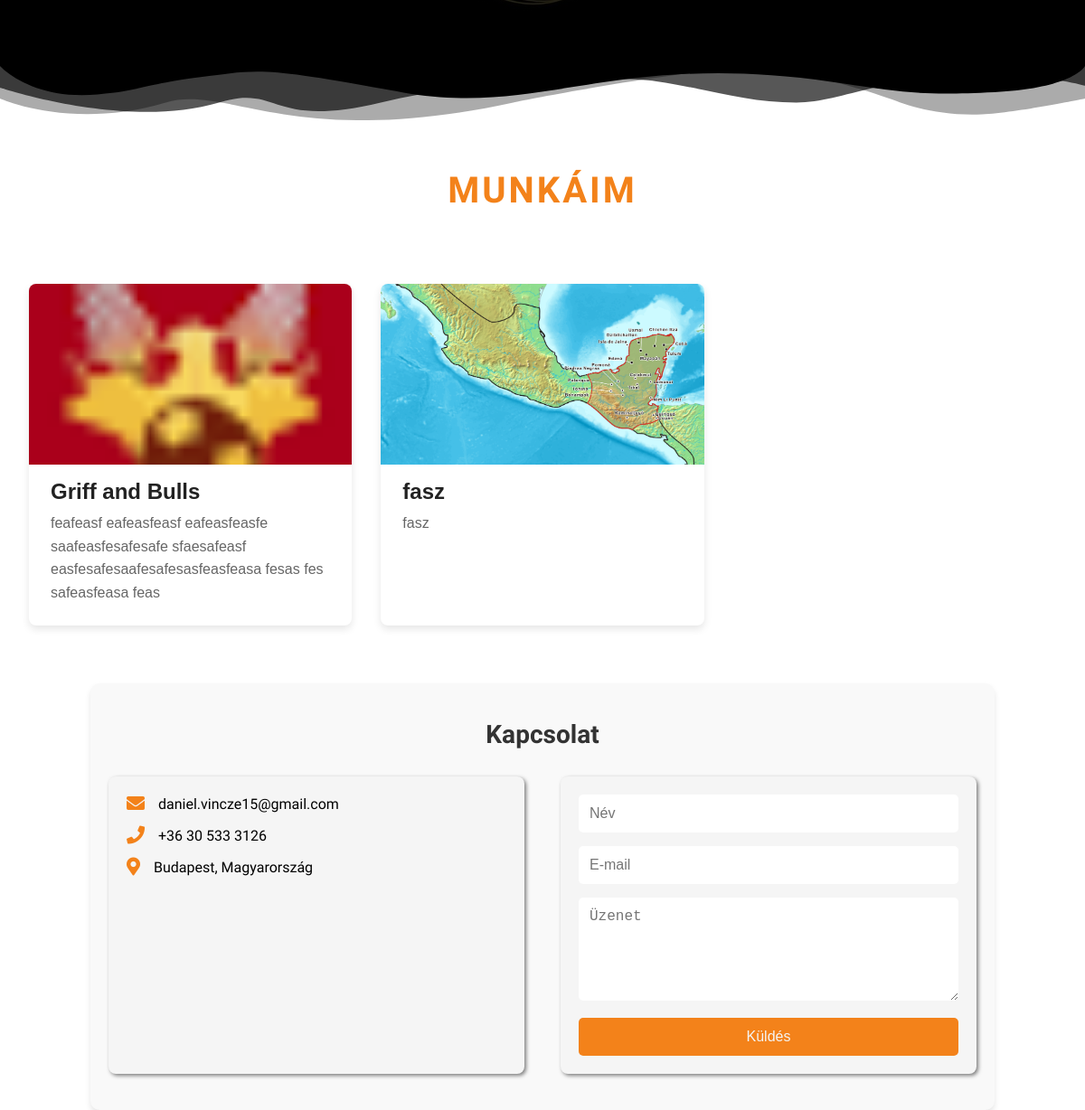
Before: / (lower part) with the older database file.
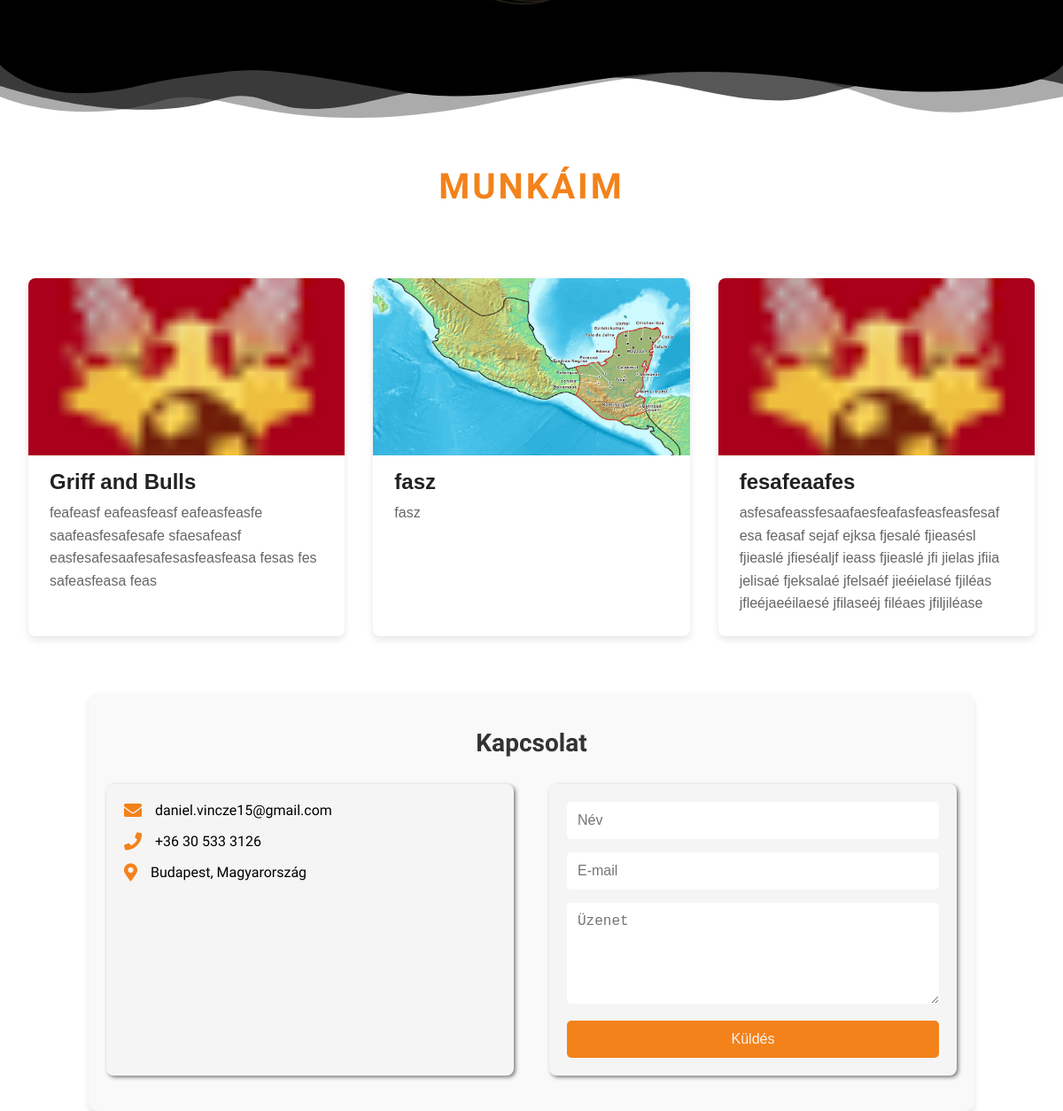
After: the same page with the newer database file.
### webfejlesztes/models.py (models this page shows, shortened)
class Csempe(models.Model):
    title = models.CharField(max_length=100)
    leiras = models.TextField()
    kep = models.ImageField(upload_to='csempék/')  # This will upload to MEDIA_ROOT/csempék/
    link = models.URLField()

### webfejlesztes/views.py (the view)
# urls.py: path('', fooldal, name='fooldal'),
def fooldal(request):
    csempék = Csempe.objects.all()
    if request.method == 'POST':
        form = ContactForm(request.POST)
        if form.is_valid():
            name = form.cleaned_data['name']
            email = form.cleaned_data['email']
            message = form.cleaned_data['message']
            admin_subject = f'Új üzenet a weboldalon: {name}'
            admin_message = f'''
            Név: {name}
            Email: {email}
            Üzenet: {message}
            '''
            send_mail(
                admin_subject,
                admin_message,
                settings.DEFAULT_FROM_EMAIL,
                [settings.CONTACT_EMAIL],  # Ez most a daniel.vincze15@gmail.com lesz
                fail_silently=False,
            )
            reply_subject = 'Köszönjük üzenetét - WebFizz'
            reply_message = f'''
            Kedves {name}!

            Köszönjük, hogy felvette velünk a kapcsolatot!
            Megkaptuk az alábbi üzenetedet:

            "{message}"

            Hamarosan válaszolunk!

            Üdvözlettel,
            A WebFizz csapata
            '''
            EmailMessage(
                reply_subject,
                reply_message,
                settings.DEFAULT_FROM_EMAIL,
                [email],
            ).send()
            messages.success(request, 'Köszönjük üzenetét! Hamarosan válaszolunk.')
            return redirect('fooldal')
        else:
            messages.error(request, 'Hiba történt az üzenet küldése közben. Kérjük, ellenőrizze az adatokat.')
    else:
        form = ContactForm()
    return render(request, 'webfejlesztes/index.html', {
        'csempék': csempék,
        'form': form
    })

### webfejlesztes/forms.py
class ContactForm(forms.Form):
    name = forms.CharField(label='Név', max_length=100, widget=forms.TextInput(attrs={
        'placeholder': 'Név',
        'required': 'required'
    }))
    email = forms.EmailField(label='E-mail', widget=forms.EmailInput(attrs={
        'placeholder': 'E-mail',
        'required': 'required'
    }))
    message = forms.CharField(label='Üzenet', widget=forms.Textarea(attrs={
        'placeholder': 'Üzenet',
        'required': 'required',
        'rows': 5
    }))

### webfejlesztes/templates/webfejlesztes/index.html (shortened to what this page needs)
{% load static %}
<!DOCTYPE html>
<html lang="en">
  <head>
    <link rel="stylesheet" href="{% static 'webfejlesztes/css/szinek.css' %}" />
    <link rel="stylesheet" href="{% static 'webfejlesztes/css/header.css' %}" />
    <link rel="stylesheet" href="{% static 'webfejlesztes/css/masodik-blokk.css' %}" />
    <link rel="stylesheet" href="{% static 'webfejlesztes/css/szolgaltatasok.css' %}" />
    <link rel="stylesheet" href="{% static 'webfejlesztes/css/rolam.css' %}" />
    <link rel="stylesheet" href="{% static 'webfejlesztes/css/munkaim.css' %}" />
    <link rel="stylesheet" href="{% static 'webfejlesztes/css/kapcsolat.css' %}" />
    <link rel="stylesheet" href="https://cdnjs.cloudflare.com/ajax/libs/font-awesome/5.15.4/css/all.min.css" />
  </head>
  <body>
    <main>
      <div class="szolgaltatasok" id="szolgaltatasok">
        <div class="szolgaltatas-csempek">
          <div class="modern-design">
          </div>
        </div>
        <div class="flipped-shape">
        </div>
      </div>
      <div class="munkaim" id="referenciak">
        <div class="munkaim-tartalom">
          <h1 class="munkaim-felirat" id="munkaim-cim">MUNKÁIM</h1>
          {% for csempe in csempék %}
          <div class="munka-csempe">
            <a href="{{ csempe.link }}" target="_blank">
              <img src="{{ csempe.kep.url }}" alt="{{ csempe.title }}" />
            </a>
            <h2 class="munka-cim">{{ csempe.title }}</h2>
            <p class="leiras">{{ csempe.leiras }}</p>
          </div>
          {% endfor %}
        </div>
      </div>
      <div class="kapcsolat" id="kapcsolat">
        <h2 id="kapcsolat-cim">Kapcsolat</h2>
        <div class="contact-container">
          <div class="contact-info">
            <div class="contact-item">
              <i class="fas fa-envelope"></i>
              <span>daniel.vincze15@gmail.com</span>
            </div>
            <div class="contact-item">
              <i class="fas fa-phone"></i>
              <span>+36 30 533 3126</span>
            </div>
            <div class="contact-item">
              <i class="fas fa-map-marker-alt"></i>
              <span id="helyszin">Budapest, Magyarország</span>
            </div>
          </div>
          <form class="contact-form" method="POST">
            {% csrf_token %} {{ form.name }} {{ form.email }} {{ form.message }}
            <button type="submit" name="contact_submit">Küldés</button>
          </form>
        </div>
      </div>
    </main>
  </body>
</html>

### webfejlesztes/static/webfejlesztes/css/szinek.css (style rules this page uses)
:root { --color-primary: #f3821a; --color-white: whitesmoke ; --color-black: #000000; --masik-feher: #f9f9f9; --color-text-dark: #333333; --color-text-medium: #555555; --color-text-light: #aaaaaa; --shadow-text: 1px 1px 3px rgba(0, 0, 0, 0.5); --shadow-text-strong: 2px 2px 4px rgba(0, 0, 0, 0.5); --shadow-box: 0 2px 10px rgba(0, 0, 0, 0.1); --shadow-box-strong: -5px 0 15px rgba(0, 0, 0, 0.1); }

### webfejlesztes/static/webfejlesztes/css/header.css (style rules this page uses)
* { margin: 0; padding: 0; box-sizing: border-box; }
h1 { color: #333333; font-size: 28px; font-weight: 700; letter-spacing: 1px; }

### webfejlesztes/static/webfejlesztes/css/masodik-blokk.css (style rules this page uses)
* { margin: 0; padding: 0; box-sizing: border-box; }

### webfejlesztes/static/webfejlesztes/css/szolgaltatasok.css (style rules this page uses)
.szolgaltatasok { font-family: "Arial", sans-serif; color: white; position: relative; overflow: hidden; padding-top: 50px; padding-bottom: 50px; }
.szolgaltatas-csempek { position: relative; padding: 20px 0; }
.szolgaltatas-csempek::after { content: ""; position: absolute; top: 0; left: 0; right: 0; bottom: 0; background-image: linear-gradient(rgba(0, 0, 0, 0.85), rgba(0, 0, 0, 0.85)), url(../images/fekageci.jpg); background-size: cover; background-position: center; z-index: 1; margin-top: -1px; }
.weboldal-keszietes, .weboldal-szerkesztes, .modern-design { position: relative; transition: transform 0.3s ease; width: 80%; box-sizing: border-box; z-index: 4; padding: 30px 40px; font-family: "Michroma"; font-weight: bolder; font-size: 20px; margin-bottom: 30px; }
.weboldal-keszietes, .modern-design { margin-left: auto; margin-right: 150px; text-align: right; border-left: none; border-radius: 8px 0 0 8px; }

### webfejlesztes/static/webfejlesztes/css/munkaim.css (style rules this page uses)
.munkaim { padding: 4rem 2rem; padding-top: 0; font-family: "Arial", sans-serif; }
.munkaim-tartalom { max-width: 1200px; margin: 0 auto; display: grid; grid-template-columns: repeat(3, 1fr); gap: 2rem; }
.munkaim-felirat { text-align: center; font-size: 2.5rem; margin-bottom: 3rem; color: var(--color-primary); font-family: "Oswald"; text-transform: uppercase; letter-spacing: 3px; position: relative; grid-column: 1 / -1; }
.munka-csempe { background-color: white; border-radius: 8px; box-shadow: 0 4px 8px rgba(0, 0, 0, 0.1); overflow: hidden; transition: transform 0.3s ease, box-shadow 0.3s ease; display: flex; flex-direction: column; }
.munka-csempe img { width: 100%; height: 200px; object-fit: cover; display: block; }
.munka-cim { font-size: 1.5rem; color: #222; padding: 1rem 1.5rem 0; margin-bottom: 0.5rem; }
.leiras { color: #666; line-height: 1.6; padding: 0 1.5rem 1.5rem; margin-top: 0; flex-grow: 1; }

### webfejlesztes/static/webfejlesztes/css/kapcsolat.css (style rules this page uses)
.kapcsolat { max-width: 1000px; margin: 0 auto; padding: 40px 20px; font-family: "Oswald"; background-color: var(--masik-feher); border-radius: 10px; box-shadow: 0 4px 6px rgba(0, 0, 0, 0.1); }
.kapcsolat h2 { text-align: center; color: var(--color-text-dark); margin-bottom: 30px; font-size: 28px; }
.contact-container { display: flex; gap: 40px; }
.contact-info { flex: 1; padding: 20px; background: var(--color-white); border-radius: 8px; box-shadow: var(--shadow-text-strong); }
.contact-form { flex: 1; padding: 20px; background: var(--color-white); border-radius: 8px; box-shadow: var(--shadow-text-strong); }
.contact-item { display: flex; align-items: center; margin-bottom: 15px; font-size: 16px; }
.contact-item i { margin-right: 15px; color: var(--color-primary); font-size: 20px; }
.contact-form input, .contact-form textarea { width: 100%; padding: 12px; margin-bottom: 15px; border: 1px solid var(--color-text-lighter); border-radius: 5px; font-size: 16px; }
.contact-form button { width: 100%; padding: 12px; background-color: var(--color-primary); color: var(--color-white); border: none; border-radius: 5px; cursor: pointer; font-size: 16px; }

Changed rows visible on the page:
added Csempe: kep (picture), title "fesafeaafes", leiras "asfesafeassfesaafaesfeafasfeasfeasfesaf esa feasaf sejaf ejksa fjesalé fjieasésl fjieaslé jfieséaljf ieass fjieaslé jfi jielas jfiia jelisaé fjeksalaé jfelsaéf jieéielasé fjiléas jfleéjaeéilaesé jfilaseéj filéaes jfiljiléase"
